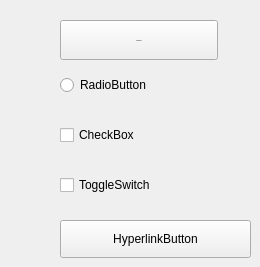
     <widget class="QWidget" name="tab">
      <property name="styleSheet">
       <string notr="true"/>
      </property>
      <attribute name="title">
       <string>Buttons</string>
      </attribute>
      <widget class="QRadioButton" name="radioButton">
       <property name="enabled">
        <bool>true</bool>
       </property>
       <property name="geometry">
        <rect>
         <x>60</x>
         <y>70</y>
         <width>141</width>
         <height>30</height>
        </rect>
       </property>
       <property name="styleSheet">
        <string notr="true"/>
       </property>
       <property name="text">
        <string>RadioButton</string>
       </property>
      </widget>
      <widget class="QCheckBox" name="checkBox">
       <property name="enabled">
        <bool>true</bool>
       </property>
       <property name="geometry">
        <rect>
         <x>60</x>
         <y>120</y>
         <width>121</width>
         <height>30</height>
        </rect>
       </property>
       <property name="styleSheet">
        <string notr="true"/>
       </property>
       <property name="text">
        <string>CheckBox</string>
       </property>
      </widget>
      <widget class="QCheckBox" name="toggleSwitch">
       <property name="enabled">
        <bool>true</bool>
       </property>
       <property name="geometry">
        <rect>
         <x>60</x>
         <y>170</y>
         <width>181</width>
         <height>30</height>
        </rect>
       </property>
       <property name="styleSheet">
        <string notr="true"/>
       </property>
       <property name="text">
        <string>ToggleSwitch</string>
       </property>
      </widget>
      <widget class="QPushButton" name="pushButton">
       <property name="enabled">
        <bool>true</bool>
       </property>
       <property name="geometry">
        <rect>
         <x>60</x>
         <y>20</y>
         <width>158</width>
         <height>40</height>
        </rect>
       </property>
       <property name="maximumSize">
        <size>
         <width>16777215</width>
         <height>40</height>
        </size>
       </property>
       <property name="font">
        <font>
         <family>Segoe UI Variable Small</family>
         <pointsize>-1</pointsize>
         <italic>false</italic>
         <bold>false</bold>
         <underline>false</underline>
         <strikeout>false</strikeout>
         <kerning>true</kerning>
        </font>
       </property>
       <property name="styleSheet">
        <string notr="true"/>
       </property>
       <property name="text">
        <string>PushButton</string>
       </property>
      </widget>
      <widget class="QPushButton" name="hyperlinkButton">
       <property name="enabled">
        <bool>true</bool>
       </property>
       <property name="geometry">
        <rect>
         <x>60</x>
         <y>220</y>
         <width>191</width>
         <height>38</height>
        </rect>
       </property>
       <property name="styleSheet">
        <string notr="true"/>
       </property>
       <property name="text">
        <string>HyperlinkButton</string>
       </property>
      </widget>
     </widget>
